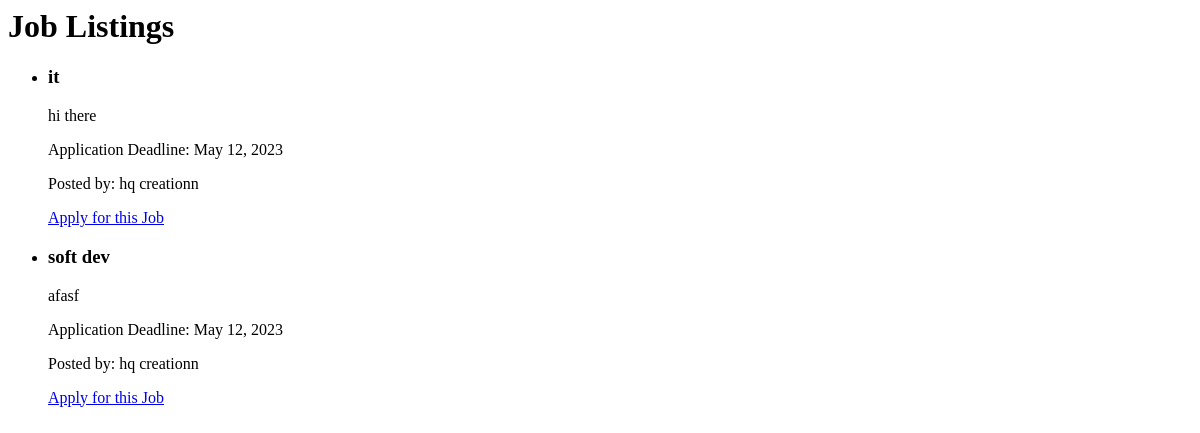
Page /job-listing/ on the earlier database version.
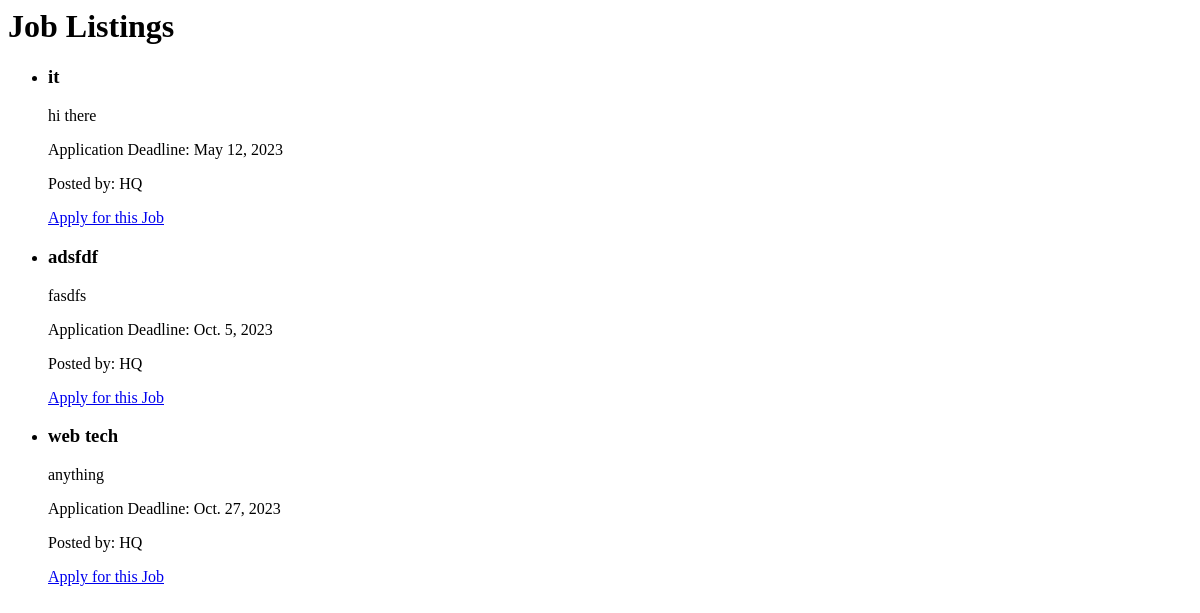
Same page on the later database version.
### pms/models.py (models this page shows, shortened)
class JobPosting(models.Model):
    title = models.CharField(max_length=100)
    description = models.TextField()
    company = models.ForeignKey(CompanyProfile, on_delete=models.CASCADE)
    application_deadline = models.DateField()
    is_active = models.BooleanField(default=True)

class CompanyProfile(models.Model):
    user = models.OneToOneField(CustomUser, on_delete=models.CASCADE)
    company_name = models.CharField(max_length=100)
    description = models.TextField()
    industry = models.CharField(max_length=100)
    profile_picture = models.ImageField(upload_to='company_profile_pics/', null=True, blank=True)

### pms/views.py (the view)
# urls.py: path('job-listing/', views.job_listing, name='job_listing'),
def job_listing(request):
    job_postings = JobPosting.objects.filter(is_active=True)  # Retrieve active job postings
    return render(request, 'pms/job_listing.html', {'job_postings': job_postings})

### pms/templates/pms/job_listing.html
<h1>Job Listings</h1>
  <ul>
    {% for job in job_postings %}
      <li>
        <h3>{{ job.title }}</h3>
        <p>{{ job.description }}</p>
        <p>Application Deadline: {{ job.application_deadline }}</p>
        <p>Posted by: {{ job.company.company_name }}</p>
        <a href="{% url 'apply_for_job' job.id %}">Apply for this Job</a>
      </li>
    {% empty %}
      <p>No job postings available.</p>
    {% endfor %}
  </ul>

Differences in the rows shown:
no longer on this page (row edited): JobPosting: title "soft dev", description "afasf", application_deadline "May 12, 2023", company.company_name "hq creationn"
changed through a linked row, JobPosting "it": company.company_name "hq creationn" → "HQ"
added JobPosting: title "adsfdf", description "fasdfs", application_deadline "Oct. 5, 2023", company.company_name "HQ"
added JobPosting: title "web tech", description "anything", application_deadline "Oct. 27, 2023", company.company_name "HQ"
